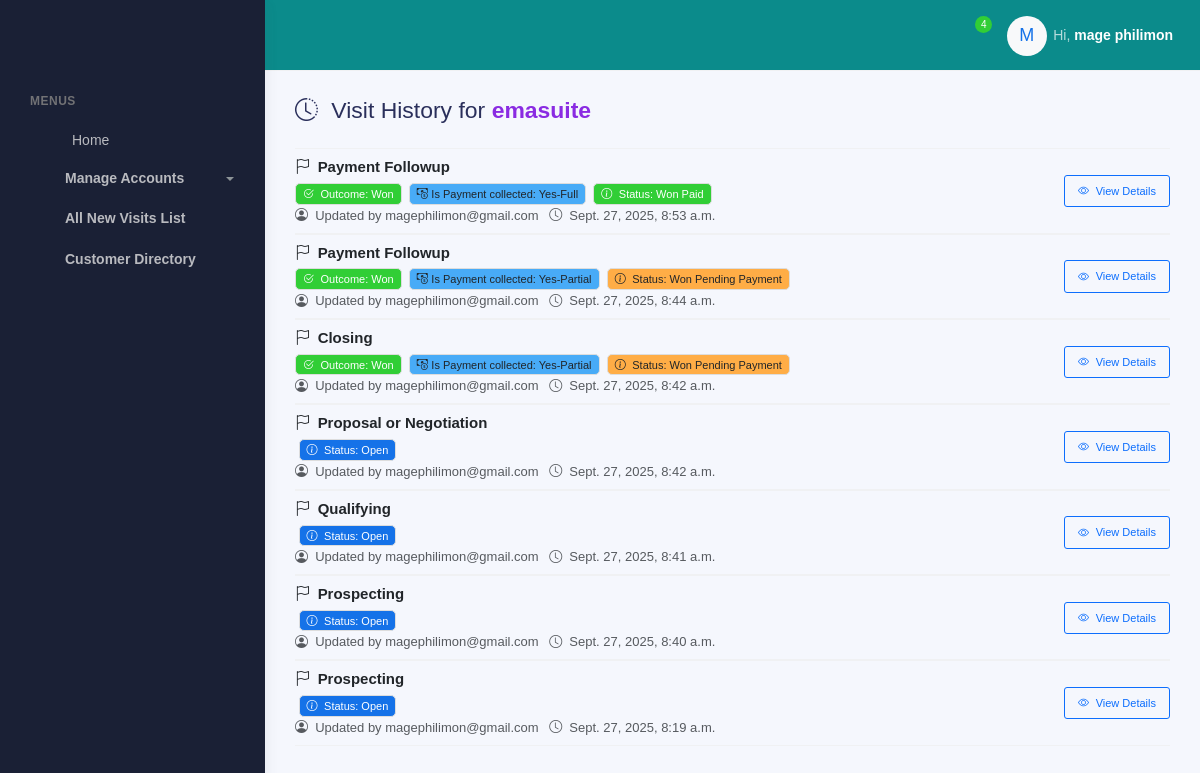
The page /visit-history/71/history/ (signed in) on the database its author committed.
### visits/models.py (models this page shows, shortened)
class CustomUser(AbstractBaseUser, PermissionsMixin):
    POSITION_CHOICES = [
        ('Head of Sales', 'Head of Sales'),
        ('Facilitator', 'Facilitator'),
        ('Product Brand Manager', 'Product Brand Manager'),
        ('Corporate Manager', 'Corporate Manager'),
        ('Corporate Officer', 'Corporate Officer'),
        ('Zonal Sales Executive', 'Zonal Sales Executive'),
        ('Mobile Sales Officer', 'Mobile Sales Officer'),
        ('Desk Sales Officer', 'Desk Sales Officer'),
        ('Admin', 'Admin'),
    ]
    ZONE_CHOICES = [
        ('Coast Zone', 'Coast Zone'),
        ('Corporate', 'Corporate'),
        ('Central Zone', 'Central Zone'),
        ('Southern Zone', 'Southern Zone'),
        ('Northern Zone', 'Northern Zone'),
        ('Lake Zone', 'Lake Zone'),
    ]
    BRANCH_CHOICES = [
        ('Chanika', 'Chanika'),
        ('Mikocheni', 'Mikocheni'),
        ('Morogoro', 'Morogoro'),
        ('Zanzibar', 'Zanzibar'),
        ('ANDO HQ', 'ANDO HQ'),
        ('Dodoma', 'Dodoma'),
        ('Singida', 'Singida'),
        ('Tabora', 'Tabora'),
        ('Mbeya', 'Mbeya'),
        ('Tunduma', 'Tunduma'),
        ('Arusha', 'Arusha'),
        ('Moshi', 'Moshi'),
        ('Mwanza', 'Mwanza'),
        ('Geita', 'Geita'),
    ]
    COMPANY_CHOICES = [
        ('ANDO', 'ANDO'),
        ('KAM', 'KAM'),
        ('MATE', 'MATE'),
    ]
    company_name = models.CharField(max_length=50, choices=COMPANY_CHOICES, null=True, blank=True)
    email = models.EmailField(unique=True)
    first_name = models.CharField(max_length=50, null=True, blank=True)
    last_name = models.CharField(max_length=50, null=True, blank=True)
    is_active = models.BooleanField(default=True)
    is_staff = models.BooleanField(default=False)
    date_joined = models.DateTimeField(default=timezone.now)
    position = models.CharField(max_length=100, choices=POSITION_CHOICES, null=True, blank=True)
    zone = models.CharField(max_length=100, choices=ZONE_CHOICES, null=True, blank=True)
    branch = models.CharField(max_length=100, choices=BRANCH_CHOICES, null=True, blank=True)
    contact = models.CharField(
        max_length=13,
        null=True,
        blank=True,
        validators=[
            RegexValidator(
                regex=r'^(?:\+255|0)[67][0-9]\d{7}$',
                message="Enter a valid Tanzanian phone number (e.g. +255712345678 or 0712345678)"
            )
        ]
    )
    objects = CustomUserManager()
    USERNAME_FIELD = 'email'
    REQUIRED_FIELDS = []
    def __str__(self):
        return self.email
    def get_full_name(self):
        return f"{self.first_name} {self.last_name}".strip()

class VisitStageHistory(models.Model):
    visit = models.ForeignKey(NewVisit, related_name="stage_history", on_delete=models.CASCADE)
    meeting_stage = models.CharField(max_length=50, choices=NewVisit.MEETING_STAGE_CHOICES)
    contract_outcome = models.CharField(max_length=10, choices=[("Won", "Won"), ("Lost", "Lost")], null=True, blank=True)
    is_payment_collected = models.CharField(max_length=20, choices=NewVisit.PAYMENT_CHOICES, null=True, blank=True)
    status = models.CharField(max_length=30, choices=NewVisit.STATUS_CHOICES, null=True, blank=True)
    client_budget = models.DecimalField(max_digits=19, decimal_places=2, null=True, blank=True)
    contact_person_name = models.CharField(max_length=255, null=True, blank=True)
    contact_number = models.CharField(max_length=255, null=True, blank=True)
    designation = models.CharField(max_length=255, null=True, blank=True)
    contract_amount = models.DecimalField(max_digits=19, decimal_places=2, null=True, blank=True)
    is_order_final = models.BooleanField(null=True, blank=True)
    tag = models.CharField(max_length=20, null=True, blank=True)
    item_discussed = models.TextField(max_length=255, null=True, blank=True)
    products_snapshot = models.JSONField(default=list, blank=True)
    visit_image = models.ImageField(upload_to="visit_stage_images/", null=True, blank=True)  # ✅ Added
    meeting_type = models.CharField(max_length=20, choices=NewVisit.MEETING_TYPE_CHOICES, null=True, blank=True)  #
    updated_by = models.ForeignKey(settings.AUTH_USER_MODEL, on_delete=models.SET_NULL, null=True, blank=True)
    updated_at = models.DateTimeField(auto_now_add=True)
    class Meta:
        ordering = ["-updated_at"]

### customer/models.py (models this page shows)
class Customer(models.Model):
    designation = models.CharField(
        max_length=100,
        choices=DESIGNATION_CHOICES  # 🔽 Make dropdown
    )
    company_name = models.CharField(
        max_length=200,
        unique=True  # 🛑 Prevent duplicates
    )
    location = models.CharField(max_length=200)
    email = models.EmailField(unique=True)
    created_at = models.DateTimeField(auto_now_add=True, blank=True, null=True)
    def __str__(self):
        return self.company_name

### visits/views.py (the view)
# urls.py: path('visit-history/<int:visit_id>/history/', views.visit_history, name='visit_history'),
@login_required
def visit_history(request, visit_id):
    current_visit = get_object_or_404(NewVisit, id=visit_id)
    company = current_visit.company_name
    stage_updates = current_visit.stage_history.all()  # thanks to related_name="stage_history"
    return render(request, "users/visit_history.html", {
        "current_visit": current_visit,
        "company": company,
        "stage_updates": stage_updates,  # send all updates with updated_at
    })

### templates/users/visit_history.html (shortened to what this page needs)
{% extends "users/base.html" %}
{% load static %}
{% block content %}
{% include "users/sidebar.html" %}
<div class="main-panel">
  <div class="main-header">
    {% include "users/nav.html" %}
  </div>
  <div class="container">
    <div class="page-inner">
      <h3 class="mb-4">
        <i class="bi bi-clock-history me-2"></i> Visit History for <span style="font-weight: 900; color: blueviolet;">{{ company }}</span>
      </h3>
      <div class="list-group list-group-flush">
        {% for update in stage_updates %}
          <div class="list-group-item d-flex flex-column flex-md-row justify-content-between align-items-md-center py-2 border-bottom">
            <div>
              <h6 class="mb-1">
                <i class="bi bi-flag me-1"></i> <strong>{{ update.meeting_stage }}</strong>
              </h6>
              <small>
                {% if update.contract_outcome %}
                  <span class="badge
                    {% if update.contract_outcome == 'Won' %}bg-success
                    {% elif update.contract_outcome == 'Lost' %}bg-danger
                    {% elif update.contract_outcome == 'Pending' %}bg-warning text-dark
                    {% else %}bg-secondary text-dark{% endif %}">
                    <i class="bi bi-check2-circle me-1"></i> Outcome: {{ update.contract_outcome }}
                  </span>
                {% endif %}
                {% if update.is_payment_collected %}
                  <span class="badge bg-info text-dark ms-1">
                    <i class="bi bi-cash-coin me-1"></i>Is Payment collected: {{ update.is_payment_collected }}
                  </span>
                {% endif %}
                {% if update.status %}
                  <span class="badge
                    {% if update.status == 'Open' %}bg-primary
                    {% elif update.status == 'Won Paid' %}bg-success
                    {% elif update.status == 'Won Pending Payment' %}bg-warning text-dark
                    {% elif update.status == 'Lost' %}bg-danger
                    {% else %}bg-secondary text-dark{% endif %} ms-1">
                    <i class="bi bi-info-circle me-1"></i> Status: {{ update.status }}
                  </span>
                {% endif %}
              </small>
              <br>
              <small class="text-muted">
                <i class="bi bi-person-circle me-1"></i> Updated by {{ update.updated_by }}
                <i class="bi bi-clock me-1 ms-2"></i> {{ update.updated_at }}
              </small>
            </div>
            <div class="mt-2 mt-md-0">
              <a href="{% url 'visit_stage_detail' update.id %}" class="btn btn-sm btn-outline-primary">
                <i class="bi bi-eye me-1"></i> View Details
              </a>
            </div>
          </div>
        {% empty %}
          <div class="list-group-item text-muted border-bottom">
            <i class="bi bi-exclamation-circle me-1"></i> No updates recorded for this visit yet.
          </div>
        {% endfor %}
      </div>
    </div>
  </div>
</div>
<link rel="stylesheet" href="https://cdn.jsdelivr.net/npm/bootstrap-icons@1.11.1/font/bootstrap-icons.css">
{% endblock %}

### templates/users/nav.html (shortened to what this page needs)
{% load static %}
<nav class="navbar navbar-header navbar-expand-lg border-bottom" style="background-color: rgb(11, 139, 139)">
  <div class="container-fluid">
    <ul class="navbar-nav topbar-nav ms-md-auto align-items-center">
      <li class="nav-item topbar-icon dropdown hidden-caret">
        <a class="nav-link dropdown-toggle text-white" href="#" id="notifDropdown" role="button" data-bs-toggle="dropdown" aria-haspopup="true" aria-expanded="false">
          <span class="notification">4</span>
        </a>
      </li>
      <li class="nav-item topbar-user dropdown hidden-caret">
        <a class="dropdown-toggle profile-pic text-white" data-bs-toggle="dropdown" href="#" aria-expanded="false">
          <div class="avatar-sm">
            <div class="avatar-initial rounded-circle bg-light text-primary d-flex align-items-center justify-content-center" style="width: 40px; height: 40px; font-size: 18px;">
              {% if request.user.is_authenticated %}
                {{ request.user.first_name|slice:":1"|default:"U"|upper }}
              {% else %}
                G
              {% endif %}
            </div>
          </div>
          <span class="profile-username">
            <span class="op-7">Hi,</span>
            {% if request.user.is_authenticated %}
              <span class="fw-bold">{{ request.user.first_name }} {{ request.user.last_name }}</span>
            {% else %}
              <span class="fw-bold">Guest</span>
            {% endif %}
          </span>
        </a>
      </li>
    </ul>
  </div>
</nav>

### templates/users/visit_history.html (style rules this page uses)
.list-group-item { background-color: transparent; padding-left: 0; padding-right: 0; }
.border-bottom { border-bottom: 1px solid #dee2e6; }
.mb-4 { margin-bottom: 1.5rem; }
.py-2 { padding-top: 0.5rem; padding-bottom: 0.5rem; }
.mt-2 { margin-top: 0.5rem; }

### rows shown on the page
CustomUser: user.first_name "M", user.first_name "mage", user.last_name "philimon"
Customer: company_name "emasuite"
VisitStageHistory: meeting_stage "Payment Followup", contract_outcome "Won", is_payment_collected "Yes-Full", status "Won Paid", updated_by "magephilimon@gmail.com", updated_at "Sept. 27, 2025, 8:53 a.m."
VisitStageHistory: meeting_stage "Payment Followup", contract_outcome "Won", is_payment_collected "Yes-Partial", status "Won Pending Payment", updated_by "magephilimon@gmail.com", updated_at "Sept. 27, 2025, 8:44 a.m."
VisitStageHistory: meeting_stage "Closing", contract_outcome "Won", is_payment_collected "Yes-Partial", status "Won Pending Payment", updated_by "magephilimon@gmail.com", updated_at "Sept. 27, 2025, 8:42 a.m."
VisitStageHistory: meeting_stage "Proposal or Negotiation", status "Open", updated_by "magephilimon@gmail.com", updated_at "Sept. 27, 2025, 8:42 a.m."
VisitStageHistory: meeting_stage "Qualifying", status "Open", updated_by "magephilimon@gmail.com", updated_at "Sept. 27, 2025, 8:41 a.m."
VisitStageHistory: meeting_stage "Prospecting", status "Open", updated_by "magephilimon@gmail.com", updated_at "Sept. 27, 2025, 8:40 a.m."
VisitStageHistory: meeting_stage "Prospecting", status "Open", updated_by "magephilimon@gmail.com", updated_at "Sept. 27, 2025, 8:19 a.m."
